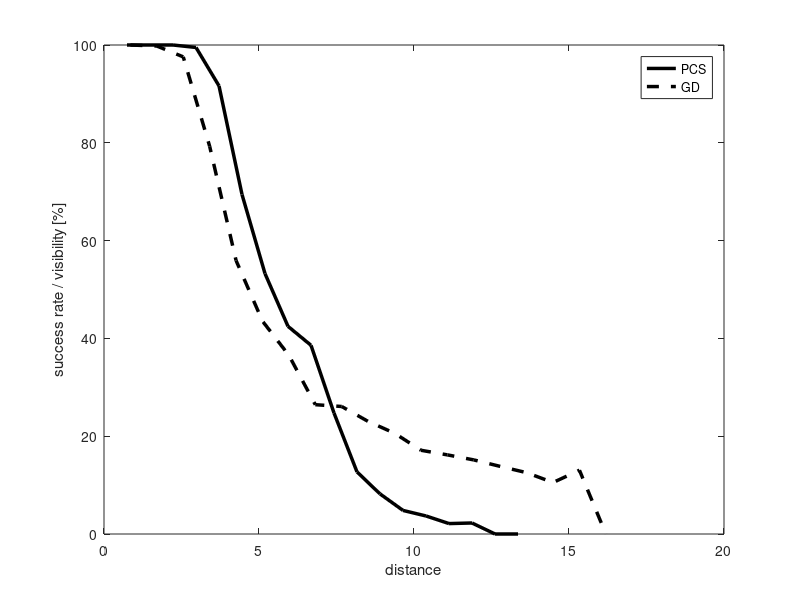

The MATLAB source for this figure:
% Visibility plots based on the tests in: test_pcs_rbs.m, test_gd_rbs.m
% last updated: 08/17/17

clear all
clc

D1 = load('pcs_rbs_verification.txt');
D2 = load('gd_rbs_verification.txt');

%% Visibility

clear V1 d1
s1 = D1(:,3);
max_d = max(s1);
d1 = linspace(0, max_d, 20);
for i = 2:length(d1)
    S = D1(D1(:,3)>=d1(i-1) & D1(:,3)<d1(i), 1);
    V1(i-1) = sum(S)/length(S) * 100;
end

clear V2 d2
s2 = D2(:,3);
max_d = max(s2);
d2 = linspace(0, max_d, 20);
for i = 2:length(d2)
    S = D2(D2(:,3)>=d2(i-1) & D2(:,3)<d2(i), 1);
    V2(i-1) = sum(S)/length(S) * 100;
end


figure(4)
plot(d1(2:end), V1,'-k','linewidth',2.5);
hold on
plot(d2(2:end), V2,'--k','linewidth',2.5);
hold off
xlabel('distance');
ylabel('success rate / visibility [%]');
legend('PCS','GD');
